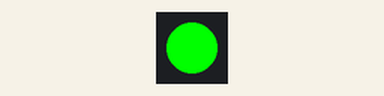
This sketch was run on a simulated Arduino Uno, built with avr-gcc and run on an emulated ATmega328P. Parts: 1 RGB LEDs in strip order, left to right. Colours are those a GRB WS2812 strip shows for the declared byte order.

Above: at 0.2 s.
At 1.7 s:
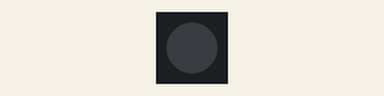
Timing chart, 0 to 3.0 s (numbered marks = the images above):
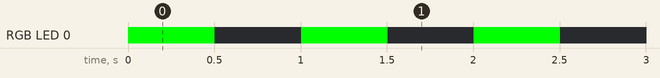

The sketch:

1_Blink.ino
```cpp
#include <FastLED.h>

// How many leds in your strip?
#define NUM_LEDS 1

//What pin is DIN connected to
#define DATA_PIN 5

// Define the array of leds
CRGB leds[NUM_LEDS];

void setup() {
  // Uncomment/edit one of the following lines for your leds arrangement.
  FastLED.addLeds<WS2812, DATA_PIN, RGB>(leds, NUM_LEDS); // GRB ordering is assumed
}

void loop() {
  // Turn the LED on
  leds[0] = CRGB::Red;
  //needed to update the led
  FastLED.show();
  delay(500);
  // Now turn the LED off, then pause
  leds[0] = CRGB::Black;
  FastLED.show();
  delay(500);
}
```

Measured:
- by itself, RGB LED 0: alternates RGB(0, 255, 0) for 0.50 s and off for 0.50 s
